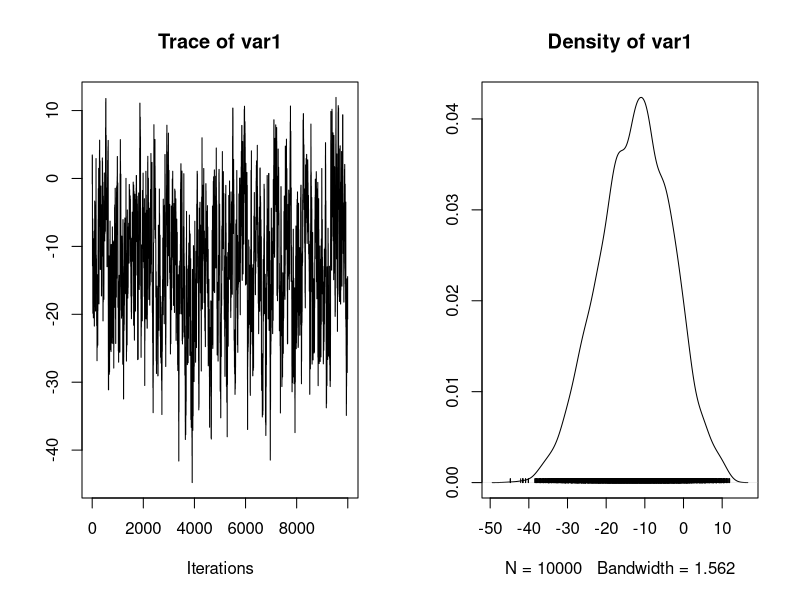
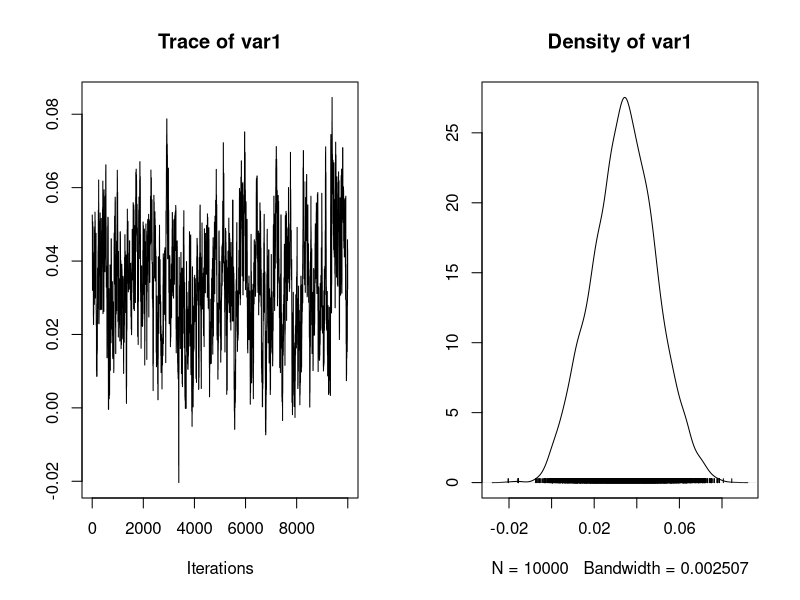
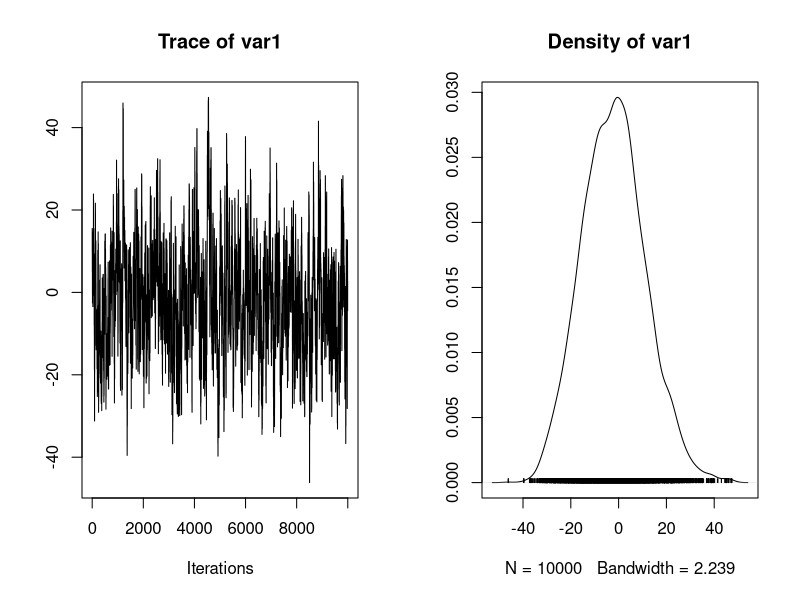
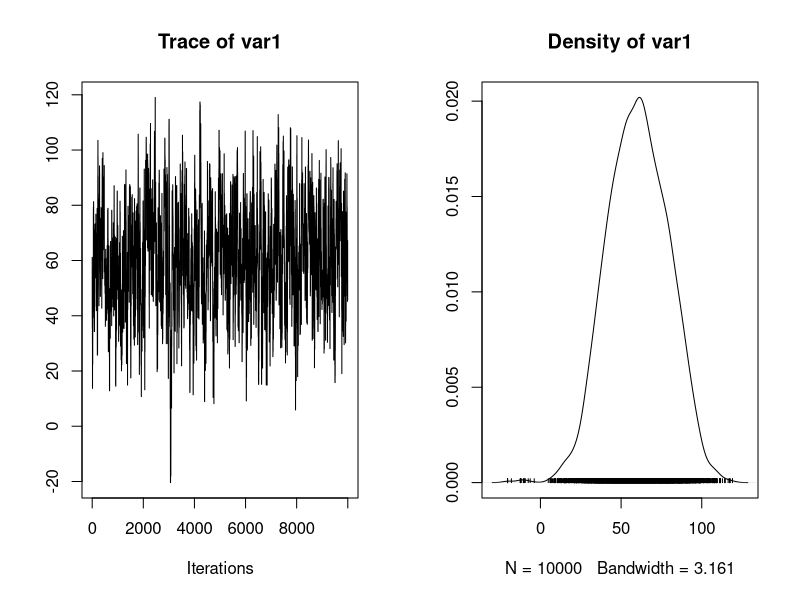
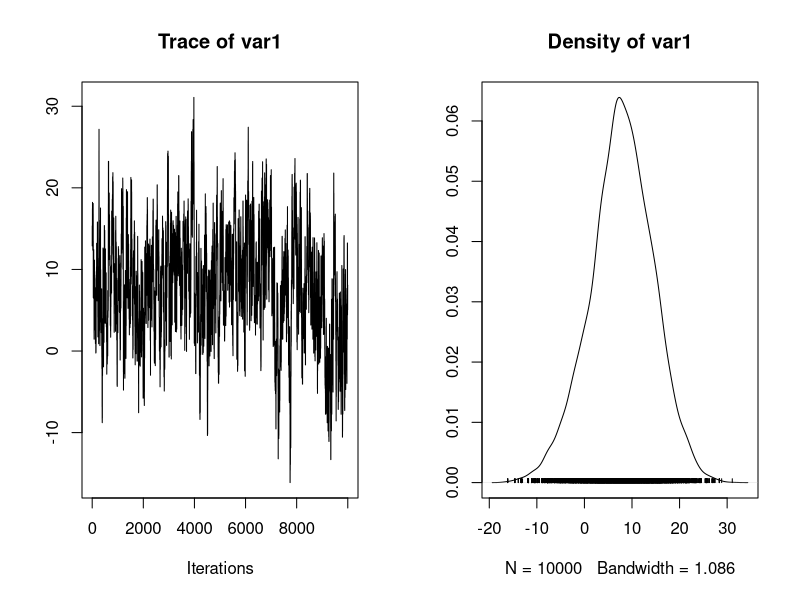
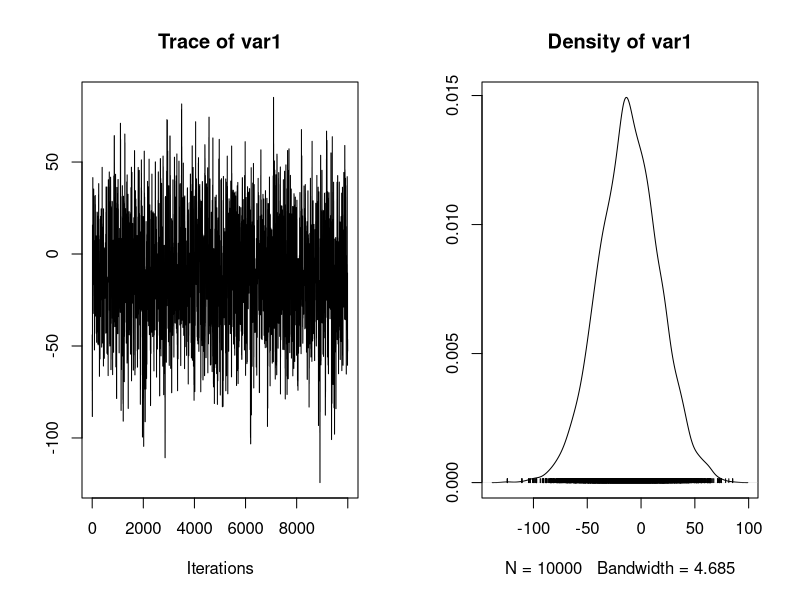
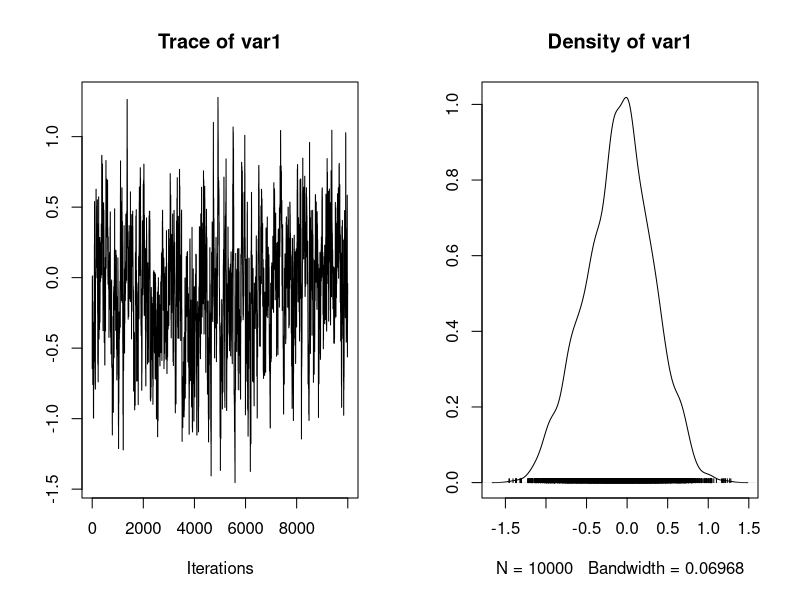
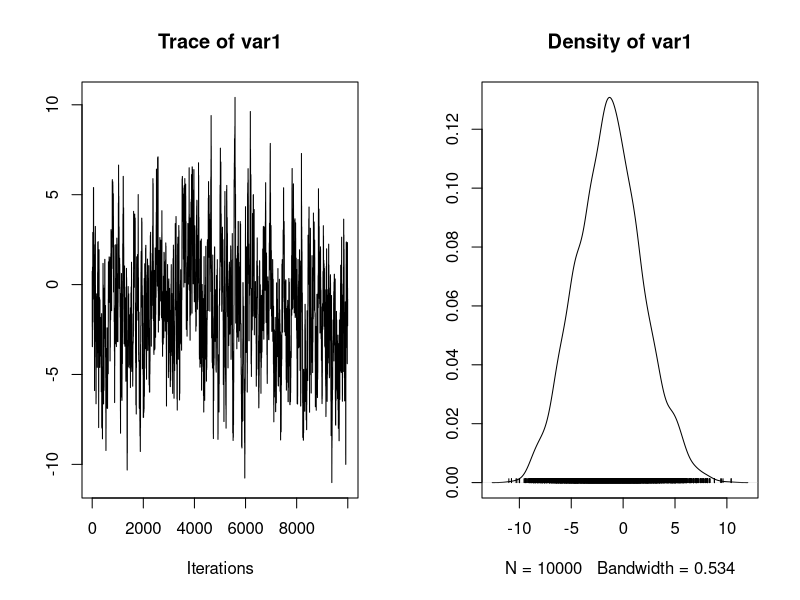

R code for these plots, in order: (Note: this script raises an error after producing the figures.)
##################################
#Q3 breast cancer dataset fitting#
##################################

library(MASS)
library(coda)

"log.target.density" <- function(y,x,beta,beta.0,Sigma.0.inv){
  log.p <- t(y)%*%x%*%beta-sum(log(1+exp(x%*%beta))) - t(beta-beta.0)%*%Sigma.0.inv%*%(beta-beta.0)/2
  return(log.p)
}

"logit.inv" <- function(x){
  v<-exp(x)/(1+exp(x))
  return(v)
}

data<-read.table("breast_cancer.txt", header=T)
n<-length(data$diagnosis)
p<-11
intercept<-rep(1,n)
response<-rep(0,n)
data2<-cbind(intercept, data, response)
data2[which(data2[,12]=="M"),13]<-1
cancer<-data2[,-12]

# Set the initial value of V as the covariance estimates from glm fit
fit<-glm(response~area+compactness+concavepts+concavity+fracdim+
           perimeter+radius+smoothness+symmetry+texture, family=binomial(),data=cancer)
V<-as.matrix(summary(fit)$cov.unscaled)

y<-as.matrix(cancer$response)
x<-as.matrix(cancer[1:p])

beta.0<-rep(0,p)
Sigma.0.inv<-diag(p)*0.001

"bayres.logreg"<-function(y,x,beta.0,Sigma.0.inv,
                          niter=10000,burnin=5000,
                          retune=200,verbose=TRUE) {
  
  ## Tune the covariance matrix of the proposal distribution 
  
  # Proposal distribution: beta.prop ~ N(beta.curr, V)
  beta.curr <- rep(0,p)
  accept.rate=0
  
  while (accept.rate <= 0.3 | accept.rate >= 0.6) {
    n.accept <- 0
    for (j in 1:retune) {
      beta.prop <- mvrnorm(n=1,beta.curr,V)
      log.alpha <- log.target.density(y,x,beta=beta.prop,beta.0,Sigma.0.inv) - log.target.density(y,x,beta=beta.curr,beta.0,Sigma.0.inv)
      log.u <- log(runif(1))
      if (log.u < log.alpha){
        beta.curr <- beta.prop
        n.accept <- n.accept+1
      } else {
      }
    }
    accept.rate<-round(n.accept/retune,2)
    if (accept.rate<=0.3) {
      V<-V/exp(1)
    } else 
      if (accept.rate>=0.6) {
        V<-V*exp(1)
      } else {
      }
  }
  
  cat(paste("Acceptance rate after tuning V was ",100*accept.rate,"%\n",sep=""))
  cat(paste("The covariance matrix after tuning was \n", sep=""))
  print(V)
  
  ## Begin the sampling procedure
  
  # Store the samples
  beta.draws<-matrix(rep(NA, p*(niter+burnin)), ncol=p)
  # Track tha acceptance rate:
  n.accept <- rep(0,(niter+burnin))
  
  for (i in 1:(niter+burnin)){
    beta.prop <- mvrnorm(n=1,beta.curr,V)
    log.alpha <- log.target.density(y,x,beta=beta.prop,beta.0,Sigma.0.inv) - log.target.density(y,x,beta=beta.curr,beta.0,Sigma.0.inv)
    log.u <- log(runif(1))
    if (log.u < log.alpha){
      beta.curr <- beta.prop
      n.accept[i] <- 1
    } else {
    }
    beta.draws[i,] <- beta.curr
  }
  # Throw away burnin period
  beta.samples<-beta.draws[(burnin+1):(niter+burnin),]
  # Report the acceptance rate:
  cat(paste("Acceptance rate was ",100*round(sum(n.accept[(burnin+1):(niter+burnin)])/niter,2),"%\n",sep=""))  
 
  return(beta.samples)
}  

beta.samples<-bayres.logreg(y,x,beta.0,Sigma.0.inv,
                            niter=10000,burnin=5000,
                            retune=200,verbose=TRUE)

## Check if the markov chain converges

for (j in 1:p) {
  plot(mcmc(beta.samples[,j]))
  cat(paste("ESS for ",j,"-th beta = ",round(effectiveSize(mcmc(beta.samples[,j])),4), sep=""),"\n")
}

## Compute the lag-1 autocorrelation for each component of beta
for (j in 1:p) {
  cat(paste("lag-1 autocorrelation for ",j,"-th beta = ",round(acf(beta.samples[,j],type="correlation",plot=F)$acf[2] , 4), sep=""),"\n")
}

## Create posterior credible intervals
for (j in 1:p) {
  cat(paste("The 95% posterior credible interval for ",j,"-th beta = (",round(HPDinterval(mcmc(beta.samples[,j]),0.95)[1,1],4),",", round(HPDinterval(mcmc(beta.samples[,j]),0.95)[1,2],4),")", sep=""),"\n") 
}

## Posterior predictive checking
n.new<-1000
y.new<-matrix(rep(NA, n.new*n), ncol=n)
index<-sample(1:niter, n.new)
for (i in 1:n.new) {
  beta<-beta.samples[index[i], ]
  for (j in 1:n) {
    y.new[i,j]<-rbinom(1, 1, logit.inv(x[j,]%*%beta))
  }
}
y.mean<-apply(y.new, 1, mean)
hist(y.mean, xlab="mean of the simulated datasets")
abline(v=mean(y),col="red")
legend("topright","true mean",lty=1,col="red")